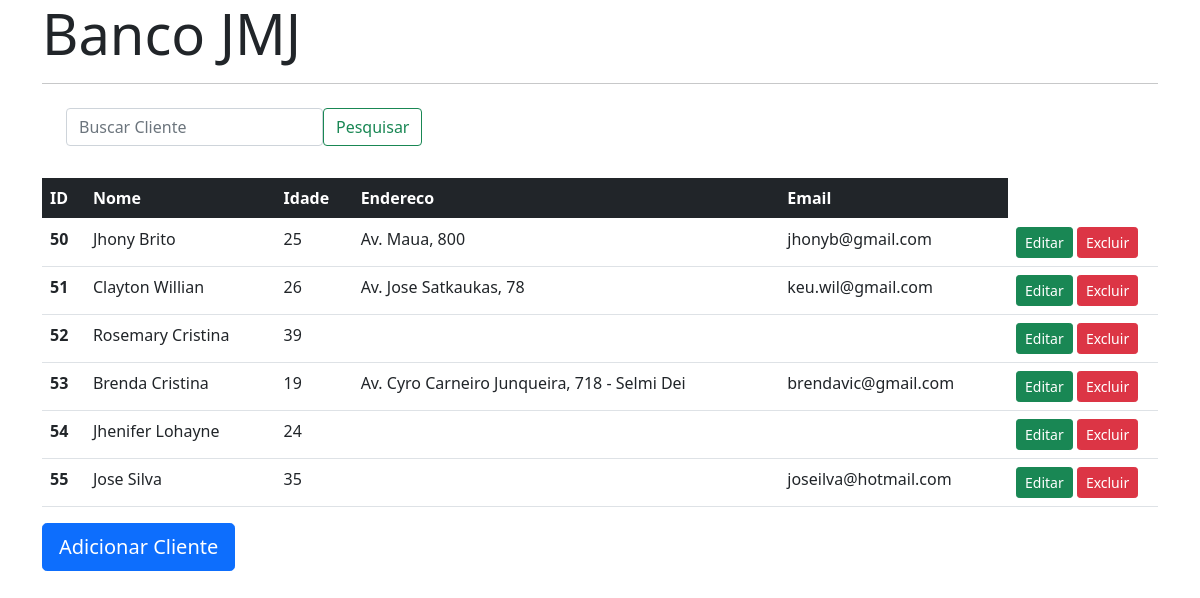
The page / on the database its author committed.
### tables this page shows
CREATE TABLE `pessoas` (
  `id` int(11) NOT NULL,
  `nome` varchar(150) NOT NULL,
  `idade` int(11) NOT NULL,
  `endereco` varchar(200) NOT NULL,
  `email` varchar(200) NOT NULL
);

### index.php (the view, shortened to what this page needs)
<!doctype html>
<html lang="en">
  <head>
    <link href="css/bootstrap.min.css" rel="stylesheet">
  </head>
  <body>
  	<?php
  		$pesquisa = $_POST['busca'] ??'';
  		include "conexao.php";
  		$sql = "SELECT * FROM pessoas WHERE nome LIKE '%$pesquisa%'";
  		$dados = mysqli_query($conn, $sql);
  	?>
		<div class="container">
			<div class="row">
				<div class="col">
					<div class="jumbotron">
						<h1 class="display-4">Banco JMJ</h1>
						<hr class="ay-4">
						<nav class="navbar navbar-expand-lg navbar-light">
							<div class="container-fluid">
						<form class="d-flex" action="index.php" method="POST">
							<input class="form-control nr-sm-2" type="search" placeholder="Buscar Cliente" arial-label="Search" name="busca">
							<button class="btn btn-outline-success ny-2 ny-sm-0" type="submit">Pesquisar</button>
						</form>
					</div>
					</nav>
					<br>
					<div class=".table-responsive">
								<table class="table table-hover table-md">
								  <thead class="table-dark">
								  	<tr>
								  		<th scope="col">ID</th>
								  		<th scope="col">Nome</th>
								  		<th scope="col">Idade</th>
								  		<th scope="col">Endereco</th>
								  		<th scope="col">Email</th>
								  	</tr>
								  </thead>
								  <tbody>
								  	<?php
								  		while ($linha = mysqli_fetch_assoc($dados)) {
								  			$id = $linha['id'];
								  			$nome = $linha['nome'];
								  			$idade = $linha['idade'];
								  			$endereco = $linha['endereco'];
								  			$email = $linha['email'];
								  			echo "<tr>
								  							<th scope='row'>$id</th>
								  							<td>$nome</td>
								  							<td>$idade</td>
								  							<td>$endereco</td>
								  							<td>$email</td>
								  							<td width=150px>
								  								<a href='editar.php?cod=$id' class='btn btn-success btn-sm'>Editar</a>
								  								<a href='#' class='btn btn-danger btn-sm' data-bs-toggle='modal' data-bs-target='#confirma' onclick=" .'"' ."pegar_dados($id, '$nome')" .'"' .">Excluir</a>
								  							</td>
								  			</tr>";
								  		}
								  	?>
								  </tbody>
								</table>
					</div>
						<a class="btn btn-primary btn-lg" href="cadastro.php" role="button">Adicionar Cliente</a>
					</div>
				</div>
			</div>
		</div>
  </body>
</html>

### rows shown on the page
pessoas: id "50", nome "Jhony Brito", idade "25", endereco "Av. Maua, 800", email "jhonyb@gmail.com"
pessoas: id "51", nome "Clayton Willian", idade "26", endereco "Av. Jose Satkaukas, 78", email "keu.wil@gmail.com"
pessoas: id "52", nome "Rosemary Cristina", idade "39"
pessoas: id "53", nome "Brenda Cristina", idade "19", endereco "Av. Cyro Carneiro Junqueira, 718 - Selmi Dei", email "brendavic@gmail.com"
pessoas: id "54", nome "Jhenifer Lohayne", idade "24"
pessoas: id "55", nome "Jose Silva", idade "35", email "joseilva@hotmail.com"
